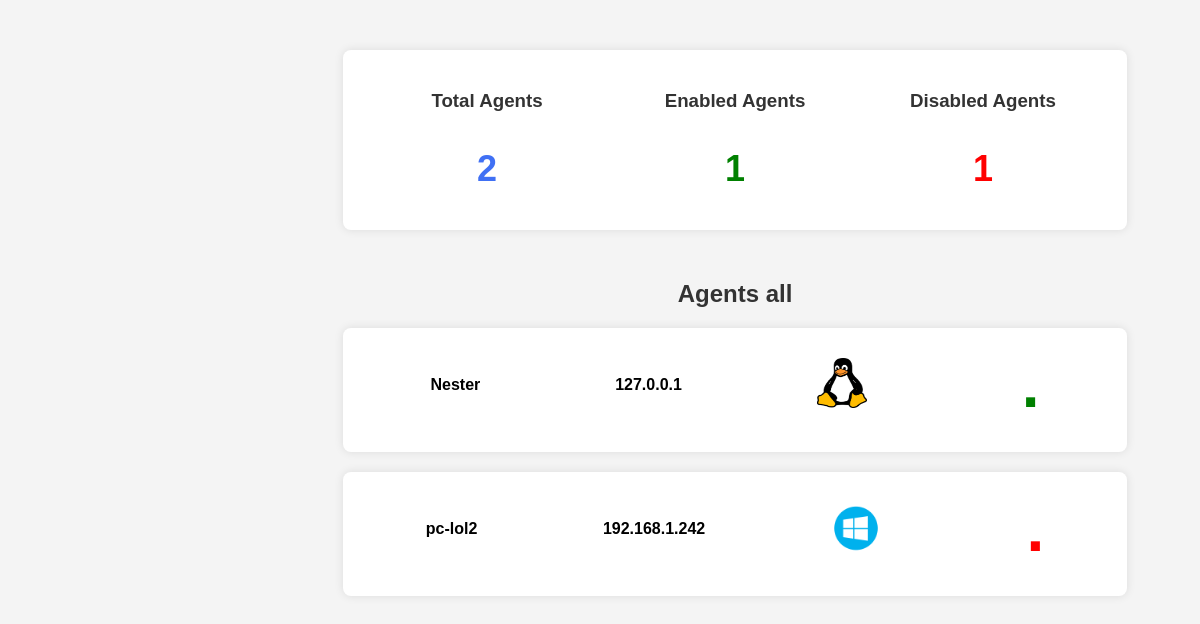
Before: /agents.php with the older database file.
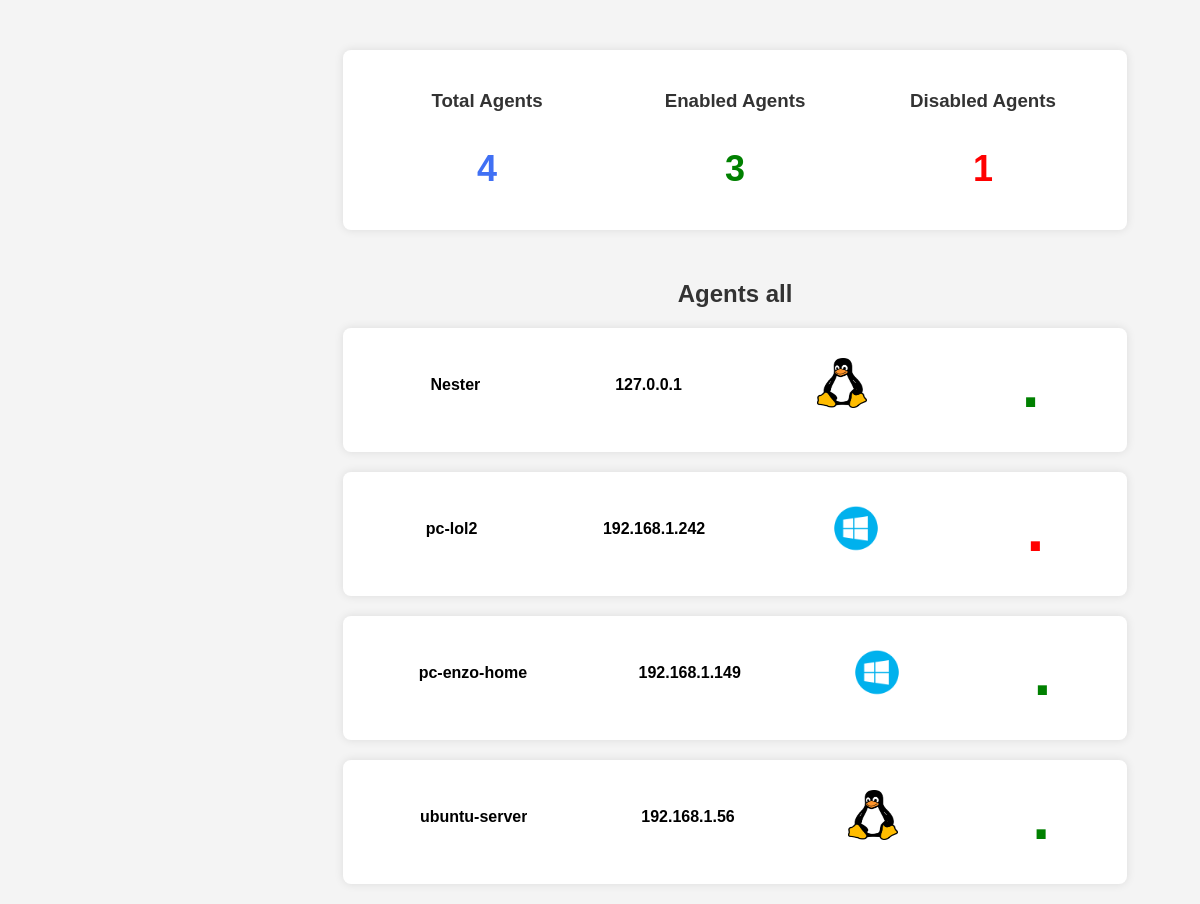
After: the same page with the newer database file.
### tables this page shows
CREATE TABLE system_info (
        id INTEGER PRIMARY KEY AUTOINCREMENT,
        ip_address VARCHAR(15) NOT NULL,
        machine_name VARCHAR(50) NOT NULL,
        os_info VARCHAR(50) NOT NULL,
        status_machine VARCHAR(50) NOT NULL,
        date_time VARCHAR(50) NOT NULL,
        mac_address VARCHAR(50) NOT NULL
    );

### agents.php (the view, shortened to what this page needs)
<!DOCTYPE html>
<html lang="en">
<head>
</head>
<body>
    <?php
        $db_path = 'database/nester.db';
        try {
            $db = new PDO('sqlite:' . $db_path);
            $db->setAttribute(PDO::ATTR_ERRMODE, PDO::ERRMODE_EXCEPTION);
            $total_agents_query = $db->query("SELECT COUNT(*) AS total_agents FROM system_info");
            $total_agents_row = $total_agents_query->fetch(PDO::FETCH_ASSOC);
            $total_agents = $total_agents_row['total_agents'];
            $enabled_agents_query = $db->query("SELECT COUNT(*) AS enabled_agents FROM system_info WHERE status_machine = 'enable'");
            $enabled_agents_row = $enabled_agents_query->fetch(PDO::FETCH_ASSOC);
            $enabled_agents = $enabled_agents_row['enabled_agents'];
            $disabled_agents = $total_agents - $enabled_agents;
            $status = isset($_GET['status']) ? $_GET['status'] : 'all';
            switch ($status) {
                case 'all':
                    $title = "Agents all";
                    break;
            }
            echo "<div class='container'>";
            echo "<div class='box'><a href='?page=agents&status=all'><h3>Total Agents</h3><p class='total'>$total_agents</p></a></div>";
            echo "<div class='box'><a href='?page=agents&status=enable'><h3>Enabled Agents</h3><p class='enabled'>$enabled_agents</p></a></div>";
            echo "<div class='box'><a href='?page=agents&status=disable'><h3>Disabled Agents</h3><p class='disabled'>$disabled_agents</p></a></div>";
            echo "</div>";
            echo "<h1>$title</h1>";
            if ($status === 'all') {
                $query = $db->query('SELECT * FROM system_info');
            } else {
                $query = $db->prepare('SELECT * FROM system_info WHERE status_machine = :status');
                $query->execute(['status' => $status]);
            }
            while ($row = $query->fetch(PDO::FETCH_ASSOC)) {
                $agentId = $row['id'];
                $status = $row['status_machine'];
                $dotColorClass = ($status == 'disable') ? 'red-dot' : 'green-dot';
                echo "<a href='home.php?page=info_agent&ids=$agentId' class='agent-link'>";
                echo "<div class='machine-container'>";
                echo "<div class='machine-info'><div class='text'>{$row['machine_name']}</div></div>";
                echo "<div class='machine-info'><div class='text'>{$row['ip_address']}</div></div>";
                $os_logo_path = getOsLogoPath($row['os_info']);
                if ($os_logo_path) {
                    echo "<div class='machine-info'><img src='{$os_logo_path}' alt='Logo OS' class='machine-image'></div>";
                }
                echo "<div class='machine-info'><div class='text $dotColorClass'>.</div></div>";
                echo "</div>";
                echo "</a>";
            }
            } catch (PDOException $e) {
            echo 'Erreur : ' . $e->getMessage();
            }
        function getOsLogoPath($type_os) {
            switch ($type_os) {
                case 'Windows':
                    return './images/windows_logo.png';
                case 'Linux':
                    return './images/linux_logo.png';
            }
        }
        ?>
</body>
</html>

### agents.php (style rules this page uses)
body { font-family: Arial, sans-serif; background-color: #f4f4f4; margin: 0; padding: 0; margin-left: 270px; margin-top: 50px; }
.machine-container { margin: 20px auto; padding: 20px; background-color: #fff; border-radius: 8px; box-shadow: 0 0 10px rgba(0,0,0,0.1); margin-bottom: 20px; width: 80%; display: flex; justify-content: space-around; align-items: center; transition: transform 0.3s ease; font-weight: bold; }
.machine-info { margin-bottom: 10px; }
.machine-image { margin-right: 20px; width: 50px; height: 50px; }
h1 { text-align: center; margin-bottom: 20px; font-size: 24px; color: #333; margin-top: 50px; }
.text { width: 100%; overflow: hidden; text-overflow: ellipsis; white-space: nowrap; }
a { text-decoration: none; color: black; }
.green-dot { color: green; font-size: 4em; }
.red-dot { color: red; font-size: 4em; }
.box { width: 30%; padding: 20px; border-radius: 10px; text-align: center; }
h3 { margin-top: 0; color: #333333; }
p { margin-bottom: 0; font-size: 36px; font-weight: bold; }
.total { color: #4070f4; }
.enabled { color: green; }
.disabled { color: red; }
.container { margin: 20px auto; padding: 20px; background-color: #fff; border-radius: 8px; box-shadow: 0 0 10px rgba(0,0,0,0.1); margin-bottom: 20px; width: 80%; display: flex; justify-content: space-around; align-items: center; transition: transform 0.3s ease; font-weight: bold; }

Changed rows visible on the page:
added system_info: machine_name "pc-enzo-home", ip_address "192.168.1.149"
added system_info: machine_name "ubuntu-server", ip_address "192.168.1.56"
Other visible differences:
$total_agents: "2" → "4"
$enabled_agents: "1" → "3"
